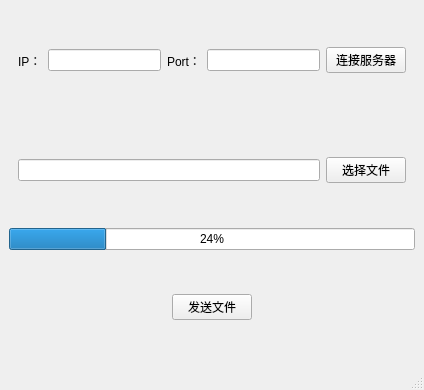
<?xml version="1.0" encoding="UTF-8"?>
<ui version="4.0">
 <class>MainWindow</class>
 <widget class="QMainWindow" name="MainWindow">
  <property name="geometry">
   <rect>
    <x>0</x>
    <y>0</y>
    <width>424</width>
    <height>390</height>
   </rect>
  </property>
  <property name="windowTitle">
   <string>MainWindow</string>
  </property>
  <widget class="QWidget" name="centralwidget">
   <layout class="QVBoxLayout" name="verticalLayout">
    <item>
     <widget class="QWidget" name="widget" native="true">
      <layout class="QHBoxLayout" name="horizontalLayout">
       <item>
        <widget class="QLabel" name="label">
         <property name="text">
          <string>IP：</string>
         </property>
        </widget>
       </item>
       <item>
        <widget class="QLineEdit" name="ip"/>
       </item>
       <item>
        <widget class="QLabel" name="label_2">
         <property name="text">
          <string>Port：</string>
         </property>
        </widget>
       </item>
       <item>
        <widget class="QLineEdit" name="port"/>
       </item>
       <item>
        <widget class="QPushButton" name="connectServer">
         <property name="text">
          <string>连接服务器</string>
         </property>
        </widget>
       </item>
      </layout>
     </widget>
    </item>
    <item>
     <widget class="QWidget" name="widget_2" native="true">
      <layout class="QHBoxLayout" name="horizontalLayout_2">
       <item>
        <widget class="QLineEdit" name="filePath"/>
       </item>
       <item>
        <widget class="QPushButton" name="selFile">
         <property name="text">
          <string>选择文件</string>
         </property>
        </widget>
       </item>
      </layout>
     </widget>
    </item>
    <item>
     <widget class="QProgressBar" name="progressBar">
      <property name="value">
       <number>24</number>
      </property>
     </widget>
    </item>
    <item>
     <widget class="QWidget" name="widget_3" native="true">
      <layout class="QHBoxLayout" name="horizontalLayout_3">
       <item>
        <spacer name="horizontalSpacer">
         <property name="orientation">
          <enum>Qt::Horizontal</enum>
         </property>
         <property name="sizeHint" stdset="0">
          <size>
           <width>140</width>
           <height>20</height>
          </size>
         </property>
        </spacer>
       </item>
       <item>
        <widget class="QPushButton" name="sendFile">
         <property name="text">
          <string>发送文件</string>
         </property>
        </widget>
       </item>
       <item>
        <spacer name="horizontalSpacer_2">
         <property name="orientation">
          <enum>Qt::Horizontal</enum>
         </property>
         <property name="sizeHint" stdset="0">
          <size>
           <width>140</width>
           <height>20</height>
          </size>
         </property>
        </spacer>
       </item>
      </layout>
     </widget>
    </item>
   </layout>
  </widget>
  <widget class="QMenuBar" name="menubar">
   <property name="geometry">
    <rect>
     <x>0</x>
     <y>0</y>
     <width>424</width>
     <height>25</height>
    </rect>
   </property>
  </widget>
  <widget class="QStatusBar" name="statusbar"/>
 </widget>
 <resources/>
 <connections/>
</ui>
